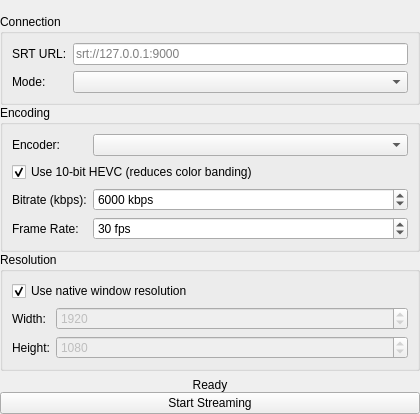
<?xml version="1.0" encoding="UTF-8"?>
<ui version="4.0">
 <class>SrtStreamerWindow</class>
 <widget class="QWidget" name="SrtStreamerWindow">
  <property name="geometry">
   <rect>
    <x>0</x>
    <y>0</y>
    <width>420</width>
    <height>400</height>
   </rect>
  </property>
  <property name="windowTitle">
   <string>SRT Video Streamer</string>
  </property>
  <layout class="QVBoxLayout" name="verticalLayout">
   <property name="spacing">
    <number>0</number>
   </property>
   <property name="leftMargin">
    <number>0</number>
   </property>
   <property name="topMargin">
    <number>0</number>
   </property>
   <property name="rightMargin">
    <number>0</number>
   </property>
   <property name="bottomMargin">
    <number>0</number>
   </property>
   <item>
    <widget class="TitleBar" name="titleBar">
     <property name="title" stdset="0">
      <string>SRT Video Streamer</string>
     </property>
    </widget>
   </item>
   <item>
    <widget class="QLabel" name="labelLogo">
     <property name="pixmap">
      <pixmap resource="../resources/SrtStreamer.qrc">:/SrtStreamer/srt_logo.png</pixmap>
     </property>
     <property name="alignment">
      <set>Qt::AlignCenter</set>
     </property>
     <property name="margin">
      <number>8</number>
     </property>
    </widget>
   </item>
   <item>
    <widget class="QGroupBox" name="groupConnection">
     <property name="title">
      <string>Connection</string>
     </property>
     <layout class="QFormLayout" name="formConnection">
      <item row="0" column="0">
       <widget class="QLabel" name="labelSrtUrl">
        <property name="text">
         <string>SRT URL:</string>
        </property>
       </widget>
      </item>
      <item row="0" column="1">
       <widget class="QLineEdit" name="editSrtUrl">
        <property name="placeholderText">
         <string>srt://127.0.0.1:9000</string>
        </property>
       </widget>
      </item>
      <item row="1" column="0">
       <widget class="QLabel" name="labelSrtMode">
        <property name="text">
         <string>Mode:</string>
        </property>
       </widget>
      </item>
      <item row="1" column="1">
       <widget class="QComboBox" name="comboSrtMode"/>
      </item>
     </layout>
    </widget>
   </item>
   <item>
    <widget class="QGroupBox" name="groupEncoding">
     <property name="title">
      <string>Encoding</string>
     </property>
     <layout class="QFormLayout" name="formEncoding">
      <item row="0" column="0">
       <widget class="QLabel" name="labelEncoder">
        <property name="text">
         <string>Encoder:</string>
        </property>
       </widget>
      </item>
      <item row="0" column="1">
       <widget class="QComboBox" name="comboEncoder"/>
      </item>
      <item row="1" column="0" colspan="2">
       <widget class="QCheckBox" name="check10bit">
        <property name="text">
         <string>Use 10-bit HEVC (reduces color banding)</string>
        </property>
        <property name="checked">
         <bool>true</bool>
        </property>
        <property name="toolTip">
         <string>Switches to HEVC (H.265) with 10-bit color depth.
Significantly reduces visible banding in dark sky gradients.
Disable if your hardware doesn't support 10-bit HEVC.</string>
        </property>
       </widget>
      </item>
      <item row="2" column="0">
       <widget class="QLabel" name="labelBitrate">
        <property name="text">
         <string>Bitrate (kbps):</string>
        </property>
       </widget>
      </item>
      <item row="2" column="1">
       <widget class="QSpinBox" name="spinBitrate">
        <property name="minimum">
         <number>500</number>
        </property>
        <property name="maximum">
         <number>50000</number>
        </property>
        <property name="singleStep">
         <number>500</number>
        </property>
        <property name="value">
         <number>6000</number>
        </property>
        <property name="suffix">
         <string> kbps</string>
        </property>
       </widget>
      </item>
      <item row="3" column="0">
       <widget class="QLabel" name="labelFrameRate">
        <property name="text">
         <string>Frame Rate:</string>
        </property>
       </widget>
      </item>
      <item row="3" column="1">
       <widget class="QSpinBox" name="spinFrameRate">
        <property name="minimum">
         <number>1</number>
        </property>
        <property name="maximum">
         <number>120</number>
        </property>
        <property name="value">
         <number>30</number>
        </property>
        <property name="suffix">
         <string> fps</string>
        </property>
       </widget>
      </item>
     </layout>
    </widget>
   </item>
   <item>
    <widget class="QGroupBox" name="groupResolution">
     <property name="title">
      <string>Resolution</string>
     </property>
     <layout class="QFormLayout" name="formResolution">
      <item row="0" column="0" colspan="2">
       <widget class="QCheckBox" name="checkNativeRes">
        <property name="text">
         <string>Use native window resolution</string>
        </property>
        <property name="checked">
         <bool>true</bool>
        </property>
       </widget>
      </item>
      <item row="1" column="0">
       <widget class="QLabel" name="labelWidth">
        <property name="text">
         <string>Width:</string>
        </property>
       </widget>
      </item>
      <item row="1" column="1">
       <widget class="QSpinBox" name="spinWidth">
        <property name="minimum">
         <number>320</number>
        </property>
        <property name="maximum">
         <number>7680</number>
        </property>
        <property name="singleStep">
         <number>2</number>
        </property>
        <property name="value">
         <number>1920</number>
        </property>
        <property name="enabled">
         <bool>false</bool>
        </property>
       </widget>
      </item>
      <item row="2" column="0">
       <widget class="QLabel" name="labelHeight">
        <property name="text">
         <string>Height:</string>
        </property>
       </widget>
      </item>
      <item row="2" column="1">
       <widget class="QSpinBox" name="spinHeight">
        <property name="minimum">
         <number>240</number>
        </property>
        <property name="maximum">
         <number>4320</number>
        </property>
        <property name="singleStep">
         <number>2</number>
        </property>
        <property name="value">
         <number>1080</number>
        </property>
        <property name="enabled">
         <bool>false</bool>
        </property>
       </widget>
      </item>
     </layout>
    </widget>
   </item>
   <item>
    <spacer name="verticalSpacer">
     <property name="orientation">
      <enum>Qt::Vertical</enum>
     </property>
    </spacer>
   </item>
   <item>
    <widget class="QLabel" name="labelStatus">
     <property name="text">
      <string>Ready</string>
     </property>
     <property name="wordWrap">
      <bool>true</bool>
     </property>
     <property name="alignment">
      <set>Qt::AlignCenter</set>
     </property>
     <property name="margin">
      <number>18</number>
     </property>
    </widget>
   </item>
   <item>
    <widget class="QPushButton" name="btnToggle">
     <property name="text">
      <string>Start Streaming</string>
     </property>
     <property name="checkable">
      <bool>true</bool>
     </property>
     <property name="minimumHeight">
      <number>36</number>
     </property>
    </widget>
   </item>
  </layout>
 </widget>
 <customwidgets>
  <customwidget>
   <class>TitleBar</class>
   <extends>QFrame</extends>
   <header location="global">Dialog.hpp</header>
   <container>1</container>
  </customwidget>
 </customwidgets>
 <resources/>
 <connections/>
</ui>
